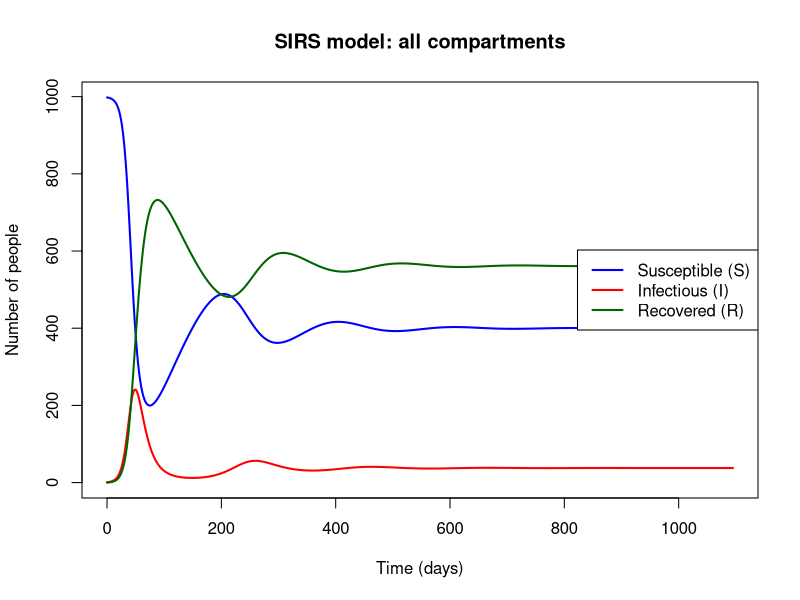
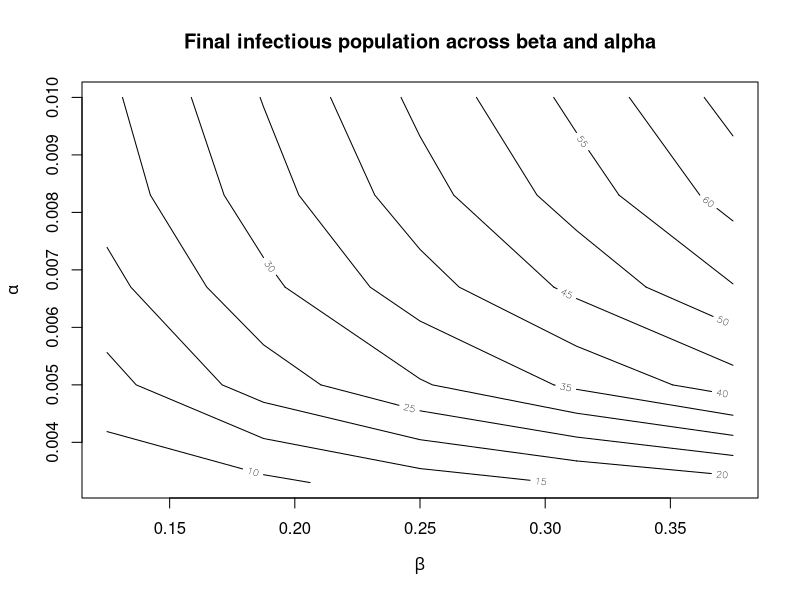
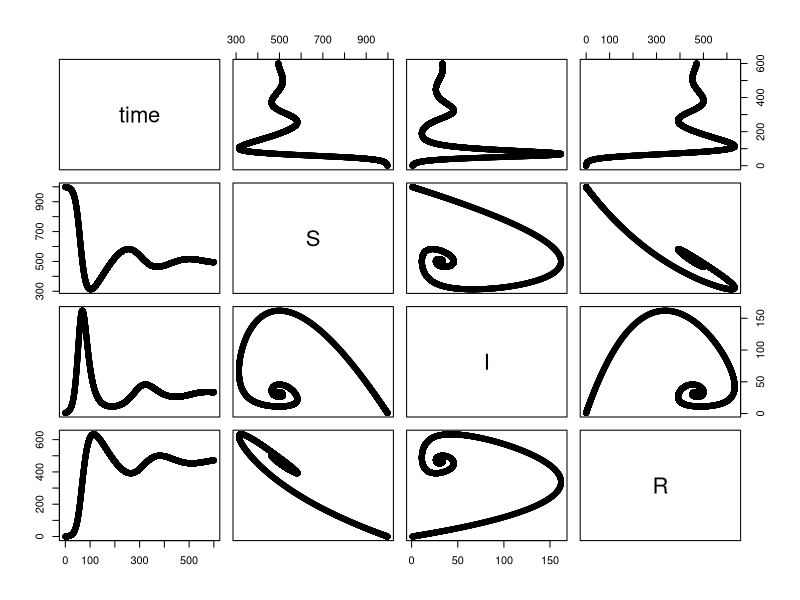
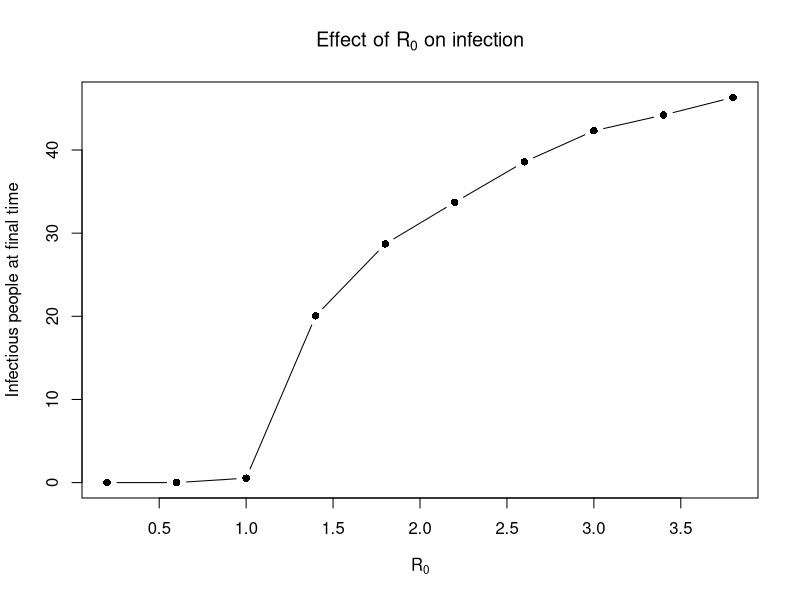

These figures' R source, in order:
## ---- chunk 1
# deSolve contains the ode() numerical solver used below.
# Install it once if needed by running:
# install.packages("deSolve")
library(deSolve)
## ---- chunk 2
# Total population at the start of the simulation.
initP <- 999

# One person is initially infectious.
initI <- 1

# Nobody has recovered at the start.
initR <- 0

# The rest of the population is susceptible.
initS <- initP - initI - initR

# Store initial compartment sizes in a named vector.
# The order here must match the order returned by the model function.
istate <- c(S = initS, I = initI, R = initR)

# Display the initial conditions and check their total.
istate
sum(istate)
## ---- chunk 3
# Natural birth and death rate per day.
# The assumed average lifespan is 50 years, converted to days.
mu <- 1 / (50 * 52 * 7)

# Transmission parameter per day.
beta <- 0.25

# Recovery rate per day: 1/10 means a mean infectious period of 10 days.
tau <- 1 / 10

# Rate of losing immunity per day: 1/150 means a mean immune period of 150 days.
alpha <- 1 / 150

# Store parameters in a named vector for deSolve.
parameters <- c(mu = mu, beta = beta, tau = tau, alpha = alpha)

parameters
## ---- chunk 4
SIRS_model <- function(t, state, parameters) {

  # Make the state variables and parameters available by name.
  with(as.list(c(state, parameters)), {

    # Calculate the total population at this time.
    P <- S + I + R

    # Force of infection: infection pressure per susceptible person.
    lam <- beta * I / P

    # Susceptible change:
    # births - natural deaths - new infections + waning immunity.
    dS <- mu * P - mu * S - lam * S + alpha * R

    # Infectious change:
    # new infections - recoveries - natural deaths.
    dI <- lam * S - tau * I - mu * I

    # Recovered change:
    # recoveries - natural deaths - loss of immunity.
    dR <- tau * I - mu * R - alpha * R

    # Return derivatives in the same S, I, R order as istate.
    list(c(dS, dI, dR))
  })
}
## ---- chunk 5
R0 <- parameters["beta"] / (parameters["tau"] + parameters["mu"])
R0
## ---- chunk 6
# Simulate from day 0 to 3 years (3 * 365 = 1,095 days).
time_start <- 0
time_stop <- 365 * 3

# Ask the solver to return values every 0.1 day.
deltat <- 0.1
tps <- seq(time_start, time_stop, by = deltat)

# Solve the SIRS differential equations.
out <- deSolve::ode(
  y = istate,
  times = tps,
  func = SIRS_model,
  parms = parameters
)

# Convert solver output to a data frame for easier access.
out <- as.data.frame(out)

# Check column names and first rows.
colnames(out)
head(out)
## ---- chunk 7
# Plot S first, setting the y-axis range to include all compartments.
plot(
  out$time, out$S,
  type = "l", col = "blue", lwd = 2,
  ylim = range(out[, c("S", "I", "R")]),
  xlab = "Time (days)", ylab = "Number of people",
  main = "SIRS model: all compartments"
)

# Add the infectious and recovered compartments.
lines(out$time, out$I, col = "red", lwd = 2)
lines(out$time, out$R, col = "darkgreen", lwd = 2)

# Identify each curve.
legend(
  "right",
  legend = c("Susceptible (S)", "Infectious (I)", "Recovered (R)"),
  col = c("blue", "red", "darkgreen"),
  lty = 1, lwd = 2
)
## ---- chunk 8
# The third output column is I, but use the column name for clarity.
# This is the infectious population at the final simulated time,
# not automatically proof that the system has reached equilibrium.
final_infectious <- tail(out$I, 1)
final_infectious

# Compare the last few infectious values to see whether they are changing.
tail(data.frame(time = out$time, I = out$I), 10)
## ---- chunk 9
# Add S, I and R at every output time.
out$total_population <- out$S + out$I + out$R

# Inspect the first totals and the range over the simulation.
head(out$total_population)
range(out$total_population)

# Maximum deviation from the initial total population.
max(abs(out$total_population - initP))
## ---- chunk 10
# Create five beta values from 50% to 150% of baseline.
beta_vector <- seq(0.5, 1.5, by = 0.25) * parameters["beta"]

# Create five alpha values from 50% to 150% of baseline.
# Rounding is only for convenient display.
alpha_vector <- round(
  seq(0.5, 1.5, by = 0.25) * parameters["alpha"],
  4
)

# Create an empty matrix: rows correspond to beta, columns to alpha.
result <- matrix(
  NA_real_,
  nrow = length(beta_vector),
  ncol = length(alpha_vector),
  dimnames = list(
    beta = as.character(beta_vector),
    alpha = as.character(alpha_vector)
  )
)

# Run the model for every beta-alpha combination.
for (i in seq_along(beta_vector)) {
  for (j in seq_along(alpha_vector)) {

    # Start each run from the baseline parameter vector.
    scenario_parameters <- parameters

    # Change only the two parameters being investigated.
    scenario_parameters["beta"] <- beta_vector[i]
    scenario_parameters["alpha"] <- alpha_vector[j]

    # Solve the model for this parameter combination.
    scenario_out <- deSolve::ode(
      y = istate,
      times = tps,
      func = SIRS_model,
      parms = scenario_parameters
    )

    # Store infectious population at the final simulated time.
    result[i, j] <- tail(scenario_out[, "I"], 1)
  }
}

# Inspect the matrix of results.
result
## ---- chunk 11
# Use the actual parameter values for the x and y coordinates.
# Transpose result so rows align with alpha and columns with beta.
contour(
  x = beta_vector,
  y = alpha_vector,
  z = t(result),
  nlevels = 10,
  xlab = expression(beta),
  ylab = expression(alpha),
  main = "Final infectious population across beta and alpha"
)
## ---- chunk 12
SIRS_model2 <- function(t, state, parameters) {
  with(as.list(c(state, parameters)), {

    # Total population.
    P <- S + I + R

    # Force of infection expressed using R0 and tau.
    lam <- (R0 * tau) * I / P

    # Same SIRS flows as before.
    dS <- mu * P - mu * S - lam * S + alpha * R
    dI <- lam * S - tau * I - mu * I
    dR <- tau * I - mu * R - alpha * R

    list(c(dS, dI, dR))
  })
}

# Define parameters for the R0-based model.
parameters2 <- c(
  mu = 1 / (50 * 52 * 7),
  R0 = 2,
  tau = 1 / 10,
  alpha = 1 / 150
)
## ---- chunk 13
# Simulate for 600 days, returning results every 0.1 day.
time_stop2 <- 600
tps2 <- seq(0, time_stop2, by = 0.1)

out2 <- deSolve::ode(
  y = istate,
  times = tps2,
  func = SIRS_model2,
  parms = parameters2
)

out2 <- as.data.frame(out2)

# Plot all compartments.
plot(out2)

# Infectious population at the final simulated time.
tail(out2$I, 1)
## ---- chunk 14
# Test R0 values from 0.2 to 3.8 in increments of 0.4.
# This follows the lecturer's sequence: 0.1 to 2 by 0.2, multiplied by 2.
r0_vector <- seq(0.1, 2, by = 0.2) * parameters2["R0"]

# Create a vector to store the final infectious population for each R0.
result2 <- numeric(length(r0_vector))

for (i in seq_along(r0_vector)) {

  # Copy baseline R0-model parameters for a clean run.
  scenario_parameters2 <- parameters2

  # Set the R0 value for this run.
  scenario_parameters2["R0"] <- r0_vector[i]

  # Solve the model.
  scenario_out2 <- deSolve::ode(
    y = istate,
    times = tps2,
    func = SIRS_model2,
    parms = scenario_parameters2
  )

  # Store infectious population at the final simulated time.
  result2[i] <- tail(scenario_out2[, "I"], 1)
}

# Plot final infectious population against R0.
plot(
  r0_vector, result2,
  type = "b", pch = 16,
  xlab = expression(R[0]),
  ylab = "Infectious people at final time",
  main = expression("Effect of " * R[0] * " on infection")
)
## ---- chunk 15
# Look at the final 10 infectious values from the baseline simulation.
tail(data.frame(time = out$time, I = out$I), 10)

# A small difference between the last two values suggests the curve
# may be flattening, but inspect a longer time window as well.
last_change <- tail(out$I, 1) - out$I[nrow(out) - 1]
last_change
